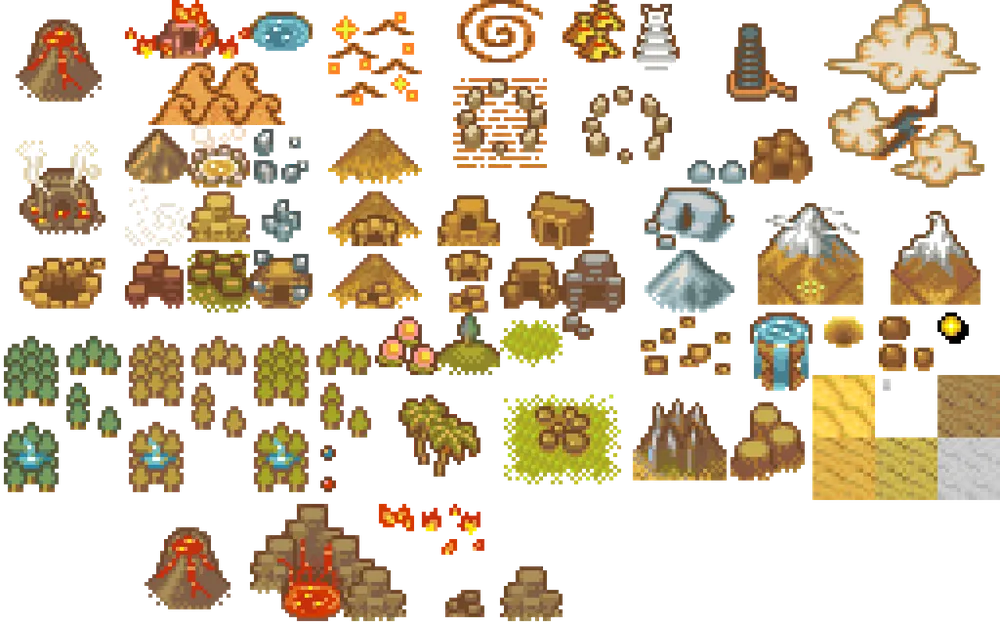
#> input picture source/world_map_layers_v2_atlas.webp, 1000 x 625 px, shrunk from 1536 x 960 before the run
$ python assainir_pour_pmdo.py ../source/world_map_layers_v2_atlas.webp
#> lines starting #> are read from the running program, lines starting #| are printed output that depends on the picture; after the words box and inside, x2 and y2 are one past the last pixel; in counts of white or black regions, pixels touching at a corner belong together
from __future__ import annotations

"""Prepare un calque d'interieur pour l'import « Load PNG to Tileset » de PMDO.

DIAGNOSTIC
----------
L'editeur PMDO decoupe le PNG en tuiles de 8 x 8, puis **deduplique** : deux
tuiles identiques ne sont stockees qu'une fois. Deux defauts font s'effondrer
ce mecanisme et donnent l'impression d'une perte de nettete.

1. LE DEGRADE. Nos calques sortent du generateur avec ~60 000 couleurs, dont
   **76 % n'apparaissent qu'une seule fois** : du bruit de degrade, invisible a
   l'oeil. L'intérieur officiel de Metano, lui, tient en **396 couleurs**. Quand
   l'editeur indexe la palette, 65 % de nos pixels sont alteres (contre 0,2 %
   pour Halcyon) : c'est la « bouillie » constatee a l'import.

2. LA GRILLE. Notre salle commence a x=20 et fait 415 px de large. Ni 20 ni 415
   ne sont multiples de 8 : chaque tuile decoupee tombe **a cheval** sur deux
   motifs, donc aucune ne se repete et le tileset explose (1602 tuiles uniques
   contre 1118 pour Halcyon, pour la meme surface).

CORRECTION
----------
  1. On **cale la salle sur la grille** : offset et largeur ramenes a des
     multiples de 8, sans deplacer le dessin par rapport a lui-meme.
  2. On **assainit la palette** par regroupement des teintes voisines. Chaque
     couleur rare est remplacee par la couleur frequente la plus proche, dans
     la limite d'un ecart imperceptible. Aucun pixel n'est moyenne, aucune
     couleur nouvelle n'est inventee : on ne fait que **supprimer les doublons
     quasi identiques**, exactement ce que fait un tileset ripe du jeu.

L'alpha reste strictement binaire (0 ou 255), les bords restent nets.

Usage :
    python3 assainir_pour_pmdo.py <fichier.png> [...]
"""

from pathlib import Path
import sys

import numpy as np
from PIL import Image

TILE = 8

# Deux teintes distantes de moins de cela sont perceptivement identiques : on
# les fusionne. Au-dela on preserve la nuance, pour ne perdre aucun detail.
SEUIL = 16

# Une couleur est jugee « porteuse » du dessin au-dela de ce nombre de pixels.
MIN_PIXELS = 12


def caler_grille(im: Image.Image) -> Image.Image:
    """Ramene le contenu a un offset et une taille multiples de 8."""
    box = im.getbbox()
    if box is None:
        return im
    x0, y0, x1, y1 = box
    a = np.array(im)

    # largeur/hauteur portees au multiple de 8 superieur en dupliquant la
    # derniere ligne/colonne : aucun pixel existant n'est modifie
    manque_x = (-(x1 - x0)) % TILE
    for i in range(manque_x):
        if x1 + i < a.shape[1]:
            col = a[:, x1 - 1]
            a[:, x1 + i] = np.where(col[:, 3:4] > 128, col, a[:, x1 + i])
    manque_y = (-(y1 - y0)) % TILE
    for i in range(manque_y):
        if y1 + i < a.shape[0]:
            lig = a[y1 - 1, :]
            a[y1 + i, :] = np.where(lig[:, 3:4] > 128, lig, a[y1 + i, :])

    im = Image.fromarray(a, "RGBA")

    # offset ramene au multiple de 8 le plus proche
    dx = -(x0 % TILE) if x0 % TILE <= TILE // 2 else TILE - (x0 % TILE)
    dy = -(y0 % TILE) if y0 % TILE <= TILE // 2 else TILE - (y0 % TILE)
    if dx or dy:
        cadre = Image.new("RGBA", im.size, (0, 0, 0, 0))
        cadre.paste(im, (dx, dy), im)
        im = cadre
    return im


def assainir_palette(im: Image.Image) -> tuple[Image.Image, int, int]:
    """Fusionne les teintes quasi identiques, sans en inventer aucune."""
    a = np.array(im)
    op = a[:, :, 3] > 128
    px = a[:, :, :3][op]
    avant = len(np.unique(px, axis=0))

    coul, cnt = np.unique(px, axis=0, return_counts=True)
    fortes = coul[cnt >= MIN_PIXELS].astype(int)
    if len(fortes) == 0:
        return im, avant, avant

    # chaque couleur -> la couleur « forte » la plus proche si elle est assez
    # voisine, sinon elle est conservee telle quelle
    table = {}
    for c in coul:
        ci = c.astype(int)
        d = np.abs(fortes - ci).max(axis=1)
        j = int(d.argmin())
        table[tuple(c)] = tuple(fortes[j]) if d[j] <= SEUIL else tuple(ci)

    plat = a[:, :, :3].reshape(-1, 3)
    masque = op.reshape(-1)
    sortie = plat.copy()
    for i in np.nonzero(masque)[0]:
        sortie[i] = table[tuple(plat[i])]
    a[:, :, :3] = sortie.reshape(a.shape[0], a.shape[1], 3)

    a[:, :, 3] = np.where(a[:, :, 3] > 128, 255, 0)
    res = Image.fromarray(a, "RGBA")
    apres = len(np.unique(a[:, :, :3][a[:, :, 3] > 128], axis=0))
    return res, avant, apres


def compter_tuiles(im: Image.Image) -> tuple[int, int]:
    a = np.array(im)
    h, w, _ = a.shape
    ts = [
        a[y:y + TILE, x:x + TILE].tobytes()
        for y in range(0, h - TILE + 1, TILE)
        for x in range(0, w - TILE + 1, TILE)
    ]
    return len(ts), len(set(ts))


def traiter(path: Path) -> None:
    im = Image.open(path).convert("RGBA")
    n0, u0 = compter_tuiles(im)

    im = caler_grille(im)
    im, c0, c1 = assainir_palette(im)

    n1, u1 = compter_tuiles(im)
    box = im.getbbox()
    im.save(path)

    al = np.array(im)[:, :, 3]
    semi = int(((al > 0) & (al < 255)).sum())
    print(f"{path.name:38s} couleurs {c0:6d} -> {c1:5d}"
          f"   tuiles uniques {u0:5d} -> {u1:5d}"
          f"   bbox x={box[0]} l={box[2] - box[0]}"
          f"   semi={semi}")


def main() -> int:
    args = sys.argv[1:]
    if not args:
        print(__doc__)
        return 1
    print("Assainissement pour l'import PMDO (tuiles 8x8, palette groupee)\n")
    for a in args:
        traiter(Path(a))
#> in traiter, im is the input picture: PIL image 1000x625 RGBA; mean R, G, B, A 90.7, 73.3, 48.1, 96.3
#> in compter_tuiles, `ts = [ a[y:y + TILE, x:x + TILE].tobytes() for y in range(0, h - TILE ..`: ts = 9750 items
#> in traiter, `n0, u0 = compter_tuiles(im)`: n0 = 9750; u0 = 7444
#> in caler_grille, `box = im.getbbox()`: box = (1, 0, 1000, 624)
#> in caler_grille, `x0, y0, x1, y1 = box`: x0 = 1; y0 = 0; x1 = 1000; y1 = 624
#> in caler_grille, `manque_x = (-(x1 - x0)) % TILE`: manque_x = 1
#> in caler_grille, `manque_y = (-(y1 - y0)) % TILE`: manque_y = 0
#> in caler_grille, `dx = -(x0 % TILE) if x0 % TILE <= TILE // 2 else TILE - (x0 % TILE)`: dx = -1
#> in caler_grille, `dy = -(y0 % TILE) if y0 % TILE <= TILE // 2 else TILE - (y0 % TILE)`: dy = 0
#> in caler_grille, `cadre = Image.new("RGBA", im.size, (0, 0, 0, 0))`: cadre: PIL image 1000x625 RGBA; every value is 0
#> in caler_grille, `cadre.paste(im, (dx, dy), im)`:
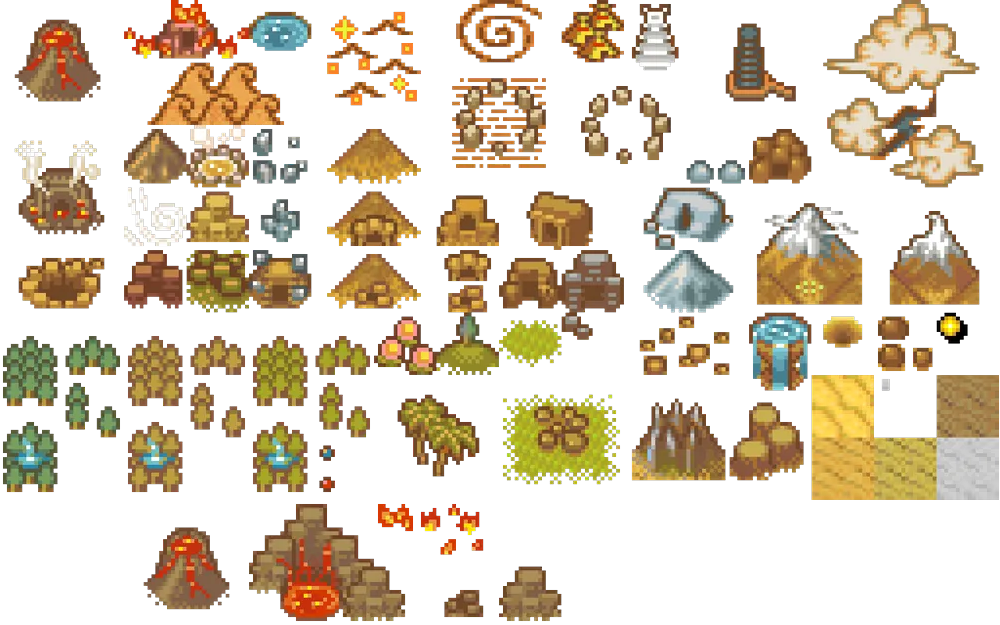
#> cadre: PIL image 1000x625 RGBA; mean R, G, B, A 61.6, 49.1, 29.5, 94.2; transparent parts drawn white
#> in assainir_palette, `op = a[:, :, 3] > 128`:
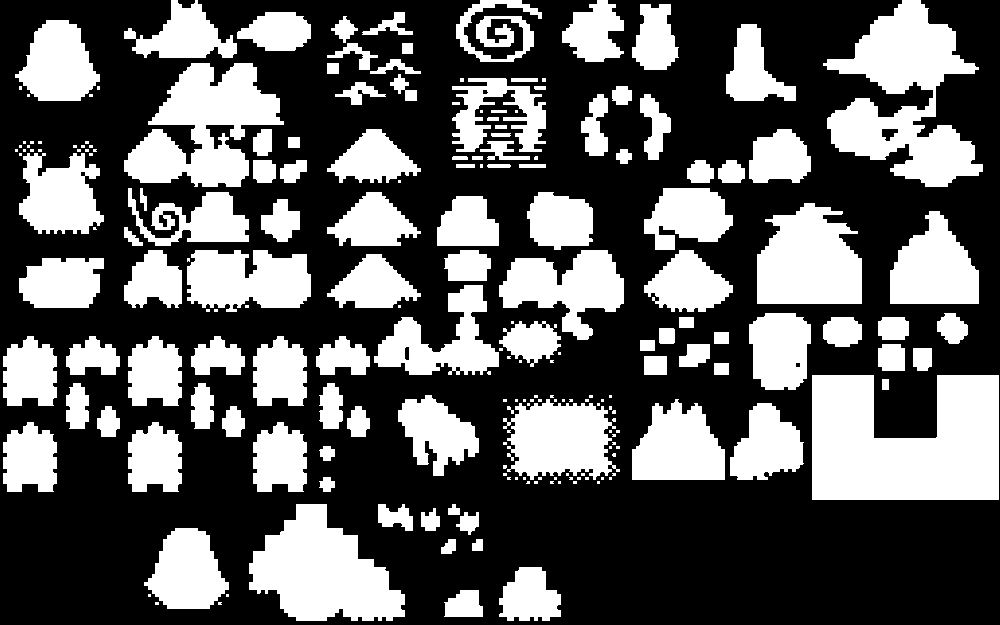
#> op: shape (625, 1000) bool; 36.8% white; 207 white regions (96 under 20 px), largest, box (x1, y1, x2, y2) and area: (812, 375, 999, 500) 19407, (823, 0, 983, 187) 14806, (249, 504, 405, 621) 11282
#> in assainir_palette, `avant = len(np.unique(px, axis=0))`: avant = 97303
#> in assainir_palette, `fortes = coul[cnt >= MIN_PIXELS].astype(int)`: fortes = 2344 rows, first 8: [0, 0, 0], [0, 1, 0], [0, 2, 0], [0, 2, 3], [2, 0, 0], [67, 128, 144], [69, 125, 143], [70, 127, 142]
#> the loop in assainir_palette, `for c in coul:` made 97303 passes
#> (ci, j) on passes 1 to 3: ([0, 0, 0], 0), ([0, 0, 2], 0), ([0, 0, 3], 3)
#> after the loop in assainir_palette, `for c in coul:`: table = 97303 items
#> the loop in assainir_palette, `for i in np.nonzero(masque)[0]:` made 229855 passes
#> i on passes 1 to 3: 171, 172, 173
#> in assainir_palette, `a[:, :, 3] = np.where(a[:, :, 3] > 128, 255, 0)`:
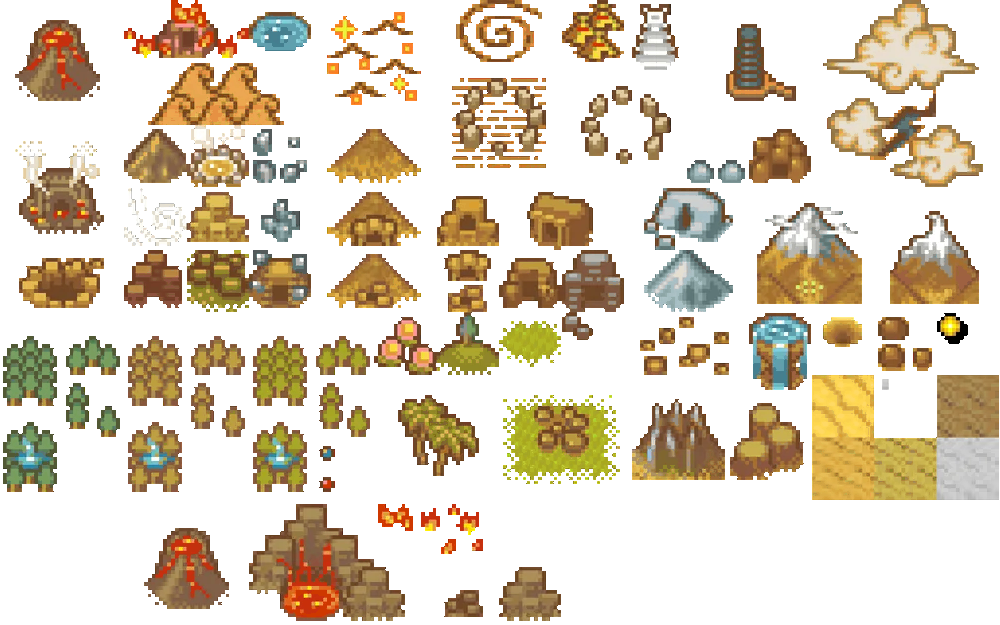
#> a: shape (625, 1000, 4); mean R, G, B, A 61.3, 49.2, 29.5, 93.8; transparent parts drawn white
#> in assainir_palette, `apres = len(np.unique(a[:, :, :3][a[:, :, 3] > 128], axis=0))`: apres = 18601
#> in traiter, `im, c0, c1 = assainir_palette(im)`: c0 = 97303; c1 = 18601
#> in traiter, `n1, u1 = compter_tuiles(im)`: n1 = 9750; u1 = 5688
#> in traiter, `box = im.getbbox()`: box = (3, 0, 999, 621)
#> in traiter, `semi = int(((al > 0) & (al < 255)).sum())`: semi = 0
#| world_map_layers_v2_atlas.webp         couleurs  97303 -> 18601   tuiles uniques  7444 ->  5688   bbox x=3 l=996   semi=0
    return 0


if __name__ == "__main__":
    sys.exit(main())
#> (the program exits here)
